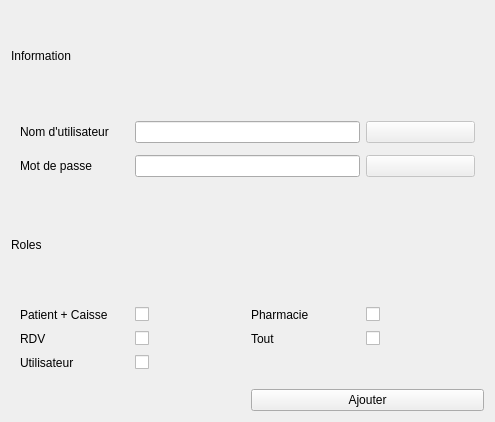
<?xml version="1.0" encoding="UTF-8"?>
<ui version="4.0">
 <class>Form</class>
 <widget class="QWidget" name="Form">
  <property name="windowModality">
   <enum>Qt::ApplicationModal</enum>
  </property>
  <property name="geometry">
   <rect>
    <x>0</x>
    <y>0</y>
    <width>495</width>
    <height>422</height>
   </rect>
  </property>
  <property name="minimumSize">
   <size>
    <width>495</width>
    <height>422</height>
   </size>
  </property>
  <property name="maximumSize">
   <size>
    <width>495</width>
    <height>422</height>
   </size>
  </property>
  <property name="windowTitle">
   <string>Nouvel Utilisateur</string>
  </property>
  <layout class="QGridLayout" name="gridLayout_3">
   <item row="0" column="0">
    <widget class="QLabel" name="label_9">
     <property name="text">
      <string>Information</string>
     </property>
    </widget>
   </item>
   <item row="1" column="0" colspan="2">
    <widget class="QWidget" name="ic2" native="true">
     <layout class="QGridLayout" name="gridLayout">
      <item row="1" column="0">
       <widget class="QLabel" name="label">
        <property name="text">
         <string>Nom d'utilisateur</string>
        </property>
       </widget>
      </item>
      <item row="2" column="0">
       <widget class="QLabel" name="label_2">
        <property name="text">
         <string>Mot de passe</string>
        </property>
       </widget>
      </item>
      <item row="1" column="3">
       <widget class="QPushButton" name="ic1">
        <property name="enabled">
         <bool>false</bool>
        </property>
        <property name="text">
         <string/>
        </property>
       </widget>
      </item>
      <item row="1" column="1" colspan="2">
       <widget class="QLineEdit" name="u_name"/>
      </item>
      <item row="2" column="3">
       <widget class="QPushButton" name="ic2_2">
        <property name="enabled">
         <bool>false</bool>
        </property>
        <property name="text">
         <string/>
        </property>
       </widget>
      </item>
      <item row="2" column="1" colspan="2">
       <widget class="QLineEdit" name="u_mdp"/>
      </item>
     </layout>
    </widget>
   </item>
   <item row="3" column="0" colspan="2">
    <widget class="QWidget" name="widget_2" native="true">
     <layout class="QGridLayout" name="gridLayout_2">
      <item row="0" column="0">
       <widget class="QLabel" name="label_5">
        <property name="text">
         <string>Patient + Caisse</string>
        </property>
       </widget>
      </item>
      <item row="0" column="1">
       <widget class="QCheckBox" name="pc">
        <property name="text">
         <string/>
        </property>
       </widget>
      </item>
      <item row="0" column="2">
       <widget class="QLabel" name="label_10">
        <property name="text">
         <string>Pharmacie</string>
        </property>
       </widget>
      </item>
      <item row="0" column="3">
       <widget class="QCheckBox" name="phar">
        <property name="text">
         <string/>
        </property>
       </widget>
      </item>
      <item row="1" column="0">
       <widget class="QLabel" name="label_6">
        <property name="text">
         <string>RDV</string>
        </property>
       </widget>
      </item>
      <item row="1" column="1">
       <widget class="QCheckBox" name="rdv">
        <property name="text">
         <string/>
        </property>
       </widget>
      </item>
      <item row="1" column="2">
       <widget class="QLabel" name="tout">
        <property name="text">
         <string>Tout</string>
        </property>
       </widget>
      </item>
      <item row="1" column="3">
       <widget class="QCheckBox" name="checkBox_5">
        <property name="text">
         <string/>
        </property>
       </widget>
      </item>
      <item row="2" column="0">
       <widget class="QLabel" name="label_7">
        <property name="text">
         <string>Utilisateur</string>
        </property>
       </widget>
      </item>
      <item row="2" column="1">
       <widget class="QCheckBox" name="usr">
        <property name="text">
         <string/>
        </property>
       </widget>
      </item>
     </layout>
    </widget>
   </item>
   <item row="4" column="1">
    <widget class="QPushButton" name="add_usr">
     <property name="text">
      <string>Ajouter</string>
     </property>
    </widget>
   </item>
   <item row="2" column="0">
    <widget class="QLabel" name="label_8">
     <property name="text">
      <string>Roles</string>
     </property>
    </widget>
   </item>
  </layout>
 </widget>
 <resources/>
 <connections/>
</ui>
